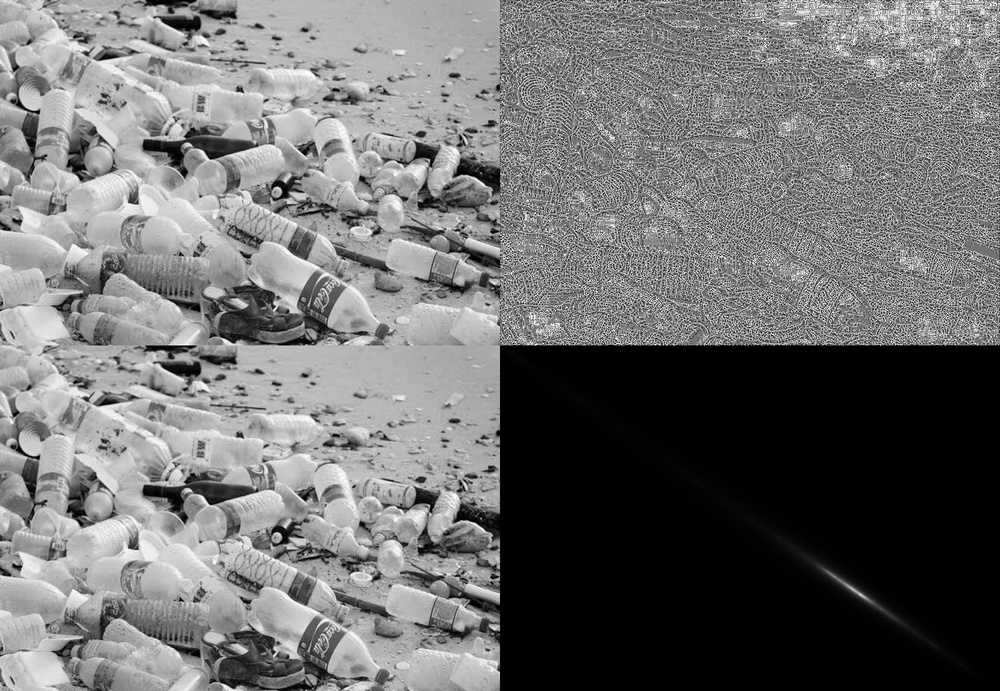
#> input picture hasil_visual/botol5.jpg, 1000 x 691 px, shrunk from 1600 x 1106 before the run
$ python -i appklasifikasi.py   (imports and definitions only)   (older library calls are emulated)
#> lines starting #> are read from the running program, lines starting #| are printed output that depends on the picture; after the words box and inside, x2 and y2 are one past the last pixel; in counts of white or black regions, pixels touching at a corner belong together
import cv2
import numpy as np
from joblib import load
import mahotas
from skimage.color import rgb2gray

def ekstraksi_warna(image):
    mean = cv2.mean(image)[:3]
    return np.array(mean)

def ekstraksi_bentuk(image):
    gray = cv2.cvtColor(image, cv2.COLOR_RGB2GRAY)
    _, binarized = cv2.threshold(gray, 127, 255, cv2.THRESH_BINARY_INV)
    contours, _ = cv2.findContours(binarized, cv2.RETR_EXTERNAL, cv2.CHAIN_APPROX_SIMPLE)
    if contours:
        c = max(contours, key=cv2.contourArea)
        area = cv2.contourArea(c)
        perimeter = cv2.arcLength(c, True)
        circularity = 4 * np.pi * (area / (perimeter ** 2)) if perimeter != 0 else 0
        return np.array([area, perimeter, circularity])
    else:
        return np.array([0, 0, 0])

def ekstraksi_tekstur(image):
    gray = rgb2gray(image)
    gray = (gray * 255).astype(np.uint8)
    haralick = mahotas.features.haralick(gray).mean(axis=0)
    return haralick[:5]

def extract_features(img_np):
    warna = ekstraksi_warna(img_np)
    bentuk = ekstraksi_bentuk(img_np)
    tekstur = ekstraksi_tekstur(img_np)
    fitur = np.concatenate([warna, bentuk, tekstur])
    return fitur

def detect(fitur, model_type='svm'):
    model = load(f'{model_type}_model.joblib')
    le = load('label_encoder.joblib')
    fitur = np.array(fitur).reshape(1, -1)
    pred = model.predict(fitur)
    label = le.inverse_transform(pred)[0]
    prob = None
    if hasattr(model, "predict_proba"):
        prob = model.predict_proba(fitur).max()
    return label, prob

# [28 lines not run here, left out]

>>> import cv2
>>> picture = cv2.cvtColor(cv2.imread('hasil_visual/botol5.jpg'), cv2.COLOR_BGR2RGB)
#> picture is the input picture: shape (691, 1000, 3); min 0, max 255, mean 111.6
>>> result = extract_features(picture)
#> in ekstraksi_warna, `mean = cv2.mean(image)[:3]`: mean = (111.6, 111.6, 111.6)
#> in extract_features, `warna = ekstraksi_warna(img_np)`: warna = [111.6, 111.6, 111.6]
#> in ekstraksi_bentuk, `_, binarized = cv2.threshold(gray, 127, 255, cv2.THRESH_BINARY_INV)`:
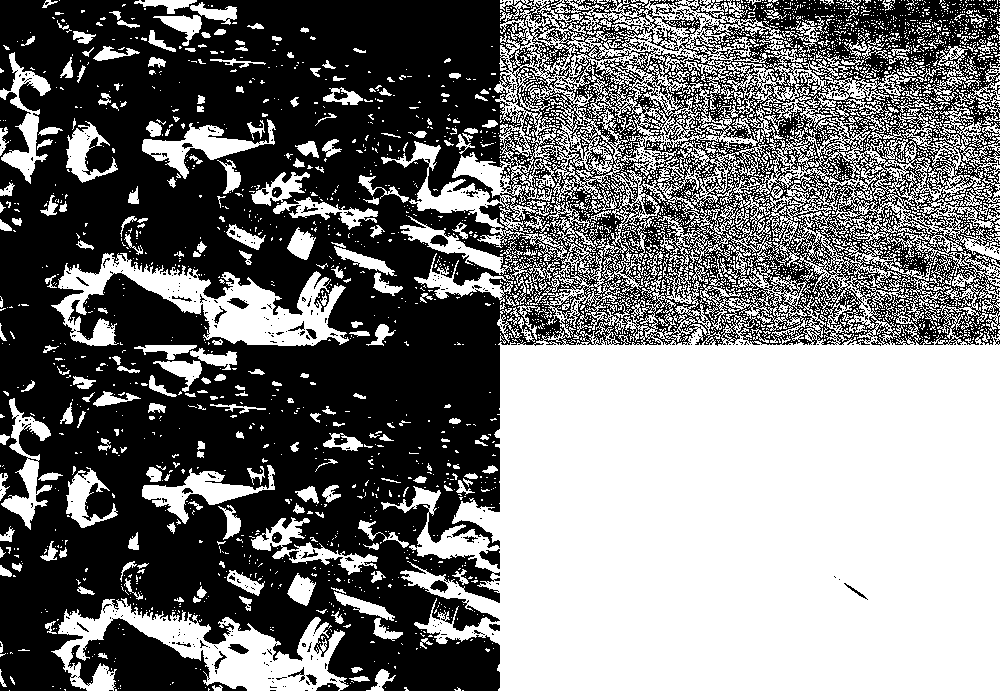
#> binarized: shape (691, 1000); 47.4% white; 3594 white regions (3216 under 20 px)
#> in ekstraksi_bentuk, `contours, _ = cv2.findContours(binarized, cv2.RETR_EXTERNAL, cv2.CHAIN..`: contours = 2485 contours, 2275 with area under 20; largest, box (x1, y1, x2, y2) and area: (381, 0, 1000, 691) 304447, (51, 598, 349, 691) 10864, (51, 253, 349, 346) 10788, (142, 119, 276, 179) 2308, (142, 465, 275, 524) 2275
#> in ekstraksi_bentuk, `c = max(contours, key=cv2.contourArea)`: c = contour of 10560 points, box (x1, y1, x2, y2) (381, 0, 1000, 691), area 304447
#> in ekstraksi_bentuk, `area = cv2.contourArea(c)`: area = 304447
#> in ekstraksi_bentuk, `perimeter = cv2.arcLength(c, True)`: perimeter = 18470.5
#> in ekstraksi_bentuk, `circularity = 4 * np.pi * (area / (perimeter ** 2)) if perimeter != 0 ..`: circularity = 0.0112
#> in extract_features, `bentuk = ekstraksi_bentuk(img_np)`: bentuk = [304447, 18470.5, 0.0112]
#> (the run stopped early here; a loop or call above may not have finished)

$ run again, on hasil_visual/botol10.jpg
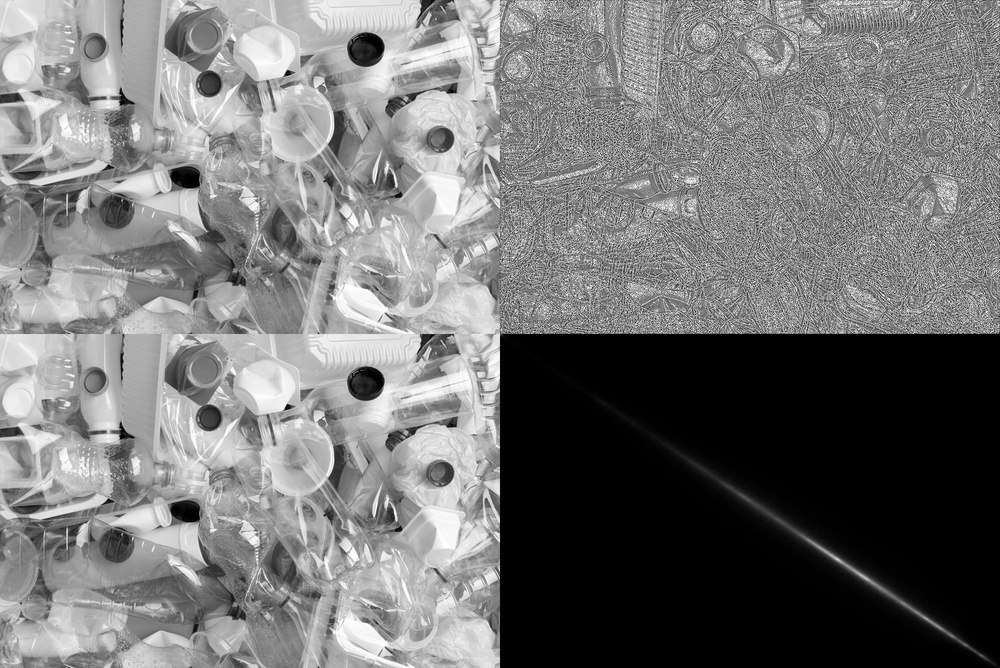
#> input picture hasil_visual/botol10.jpg, 1000 x 668 px, shrunk from 2048 x 1368 before the run
#> picture is the input picture: shape (668, 1000, 3); min 0, max 255, mean 117.4
#> mean = (117.4, 117.4, 117.4)
#> warna = [117.4, 117.4, 117.4]
#> in ekstraksi_bentuk, `_, binarized = cv2.threshold(gray, 127, 255, cv2.THRESH_BINARY_INV)`:
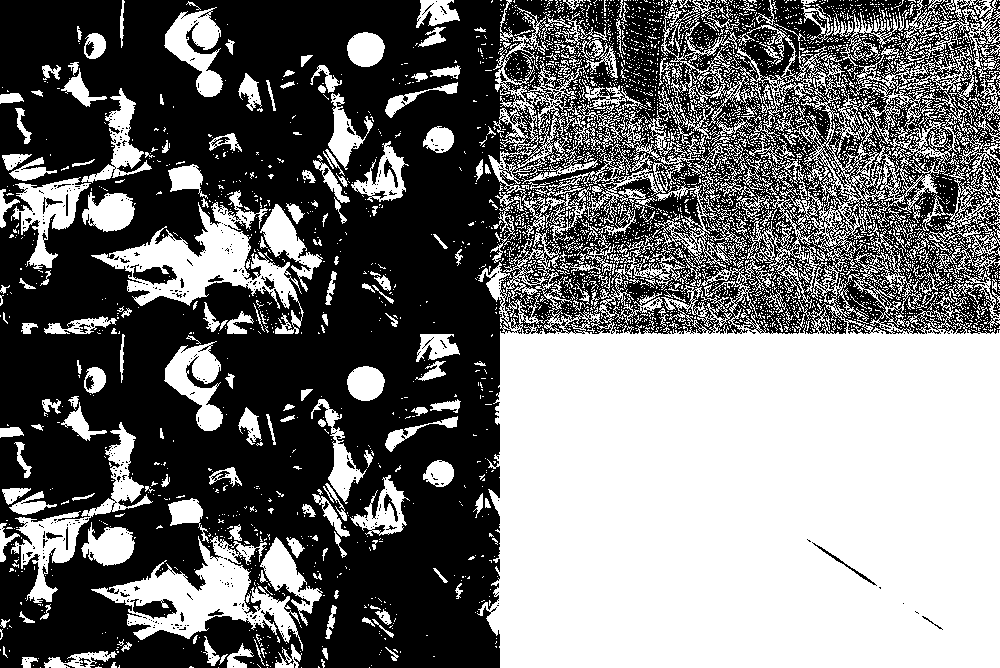
#> binarized: shape (668, 1000); 45.3% white; 4422 white regions (4047 under 20 px)
#> contours = 3959 contours, 3743 with area under 20; largest, box (x1, y1, x2, y2) and area: (477, 0, 1000, 668) 199623, (91, 190, 304, 334) 8943, (91, 536, 303, 651) 8598, (488, 0, 668, 243) 6134, (661, 0, 848, 139) 5558
#> c = contour of 11818 points, box (x1, y1, x2, y2) (477, 0, 1000, 668), area 199623
#> area = 199623
#> perimeter = 20106.5
#> circularity = 0.00621
#> bentuk = [199623, 20106.5, 0.00621]

$ run again, on hasil_visual/botol6.jpg
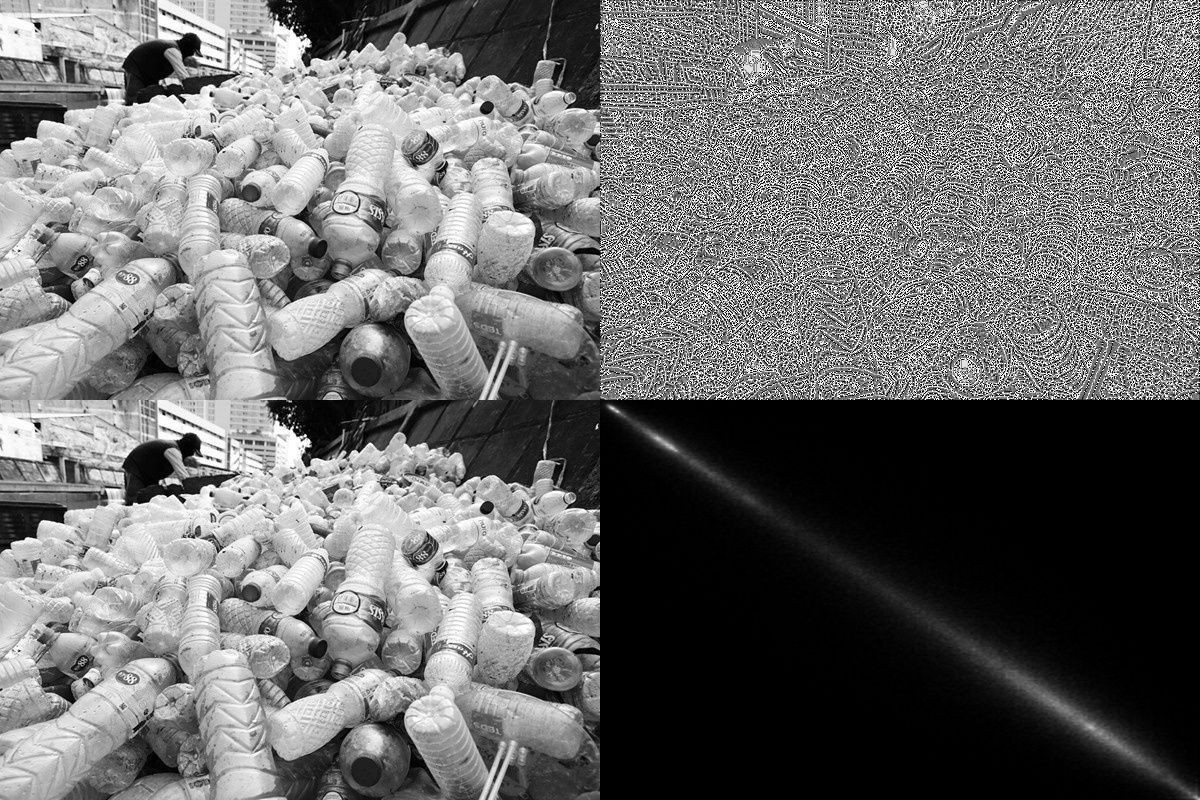
#> input picture hasil_visual/botol6.jpg, 1200 x 800 px
#> picture is the input picture: shape (800, 1200, 3); min 0, max 255, mean 108.3
#> mean = (108.3, 108.3, 108.3)
#> warna = [108.3, 108.3, 108.3]
#> in ekstraksi_bentuk, `_, binarized = cv2.threshold(gray, 127, 255, cv2.THRESH_BINARY_INV)`:
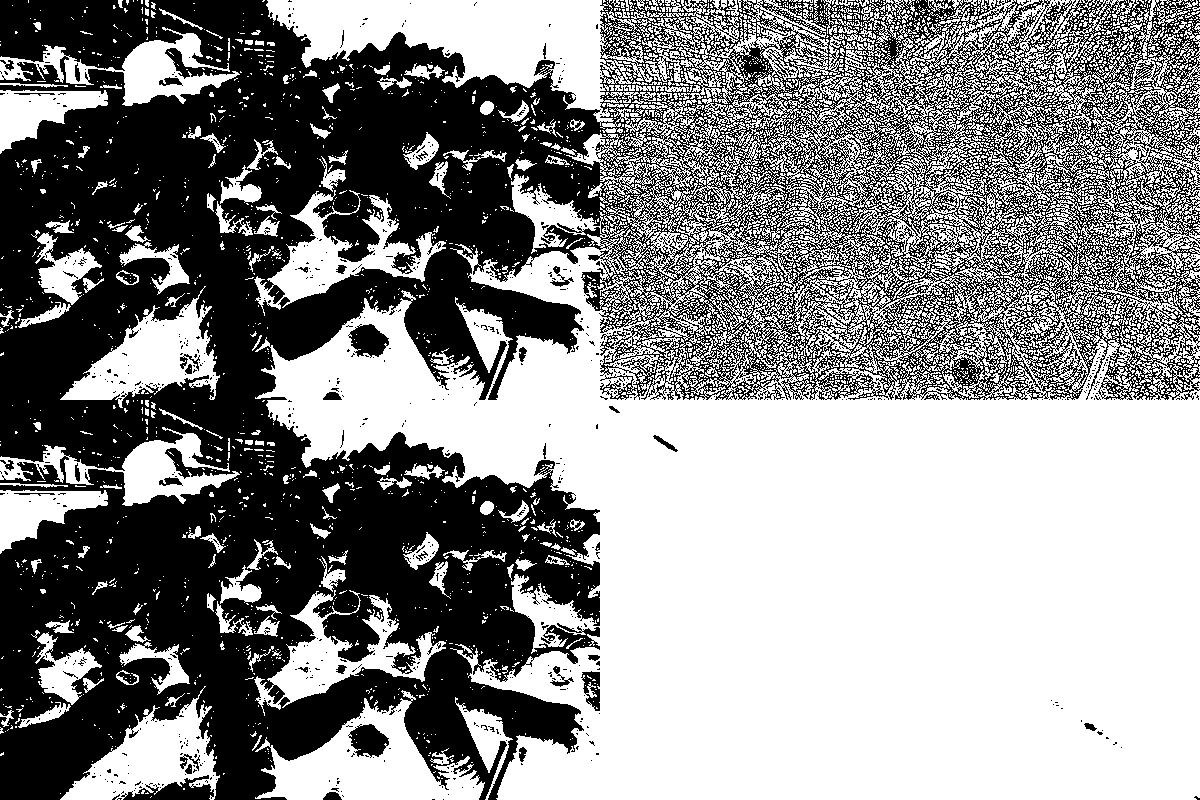
#> binarized: shape (800, 1200); 55.2% white; 1290 black regions (1242 under 20 px)
#> contours = 2036 contours, 1872 with area under 20; largest, box (x1, y1, x2, y2) and area: (255, 0, 1200, 800) 526706, (255, 690, 485, 800) 11477, (60, 286, 220, 408) 7822, (60, 686, 220, 800) 7792, (254, 590, 446, 716) 6647
#> c = contour of 12687 points, box (x1, y1, x2, y2) (255, 0, 1200, 800), area 526706
#> area = 526706
#> perimeter = 22569.8
#> circularity = 0.013
#> bentuk = [526706, 22569.8, 0.013]
